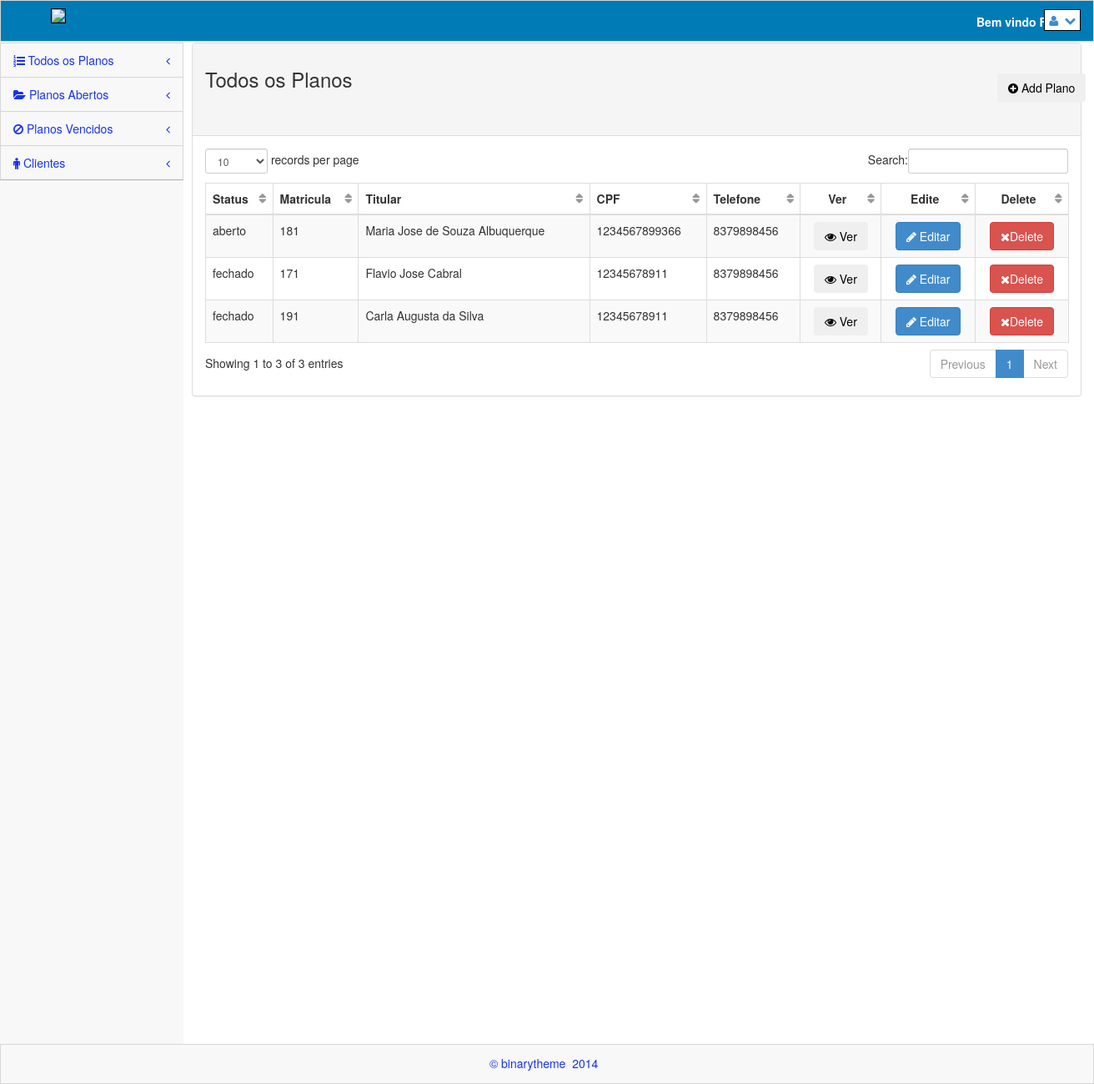
Before: /views/contratos.php (signed in) with the older database file.
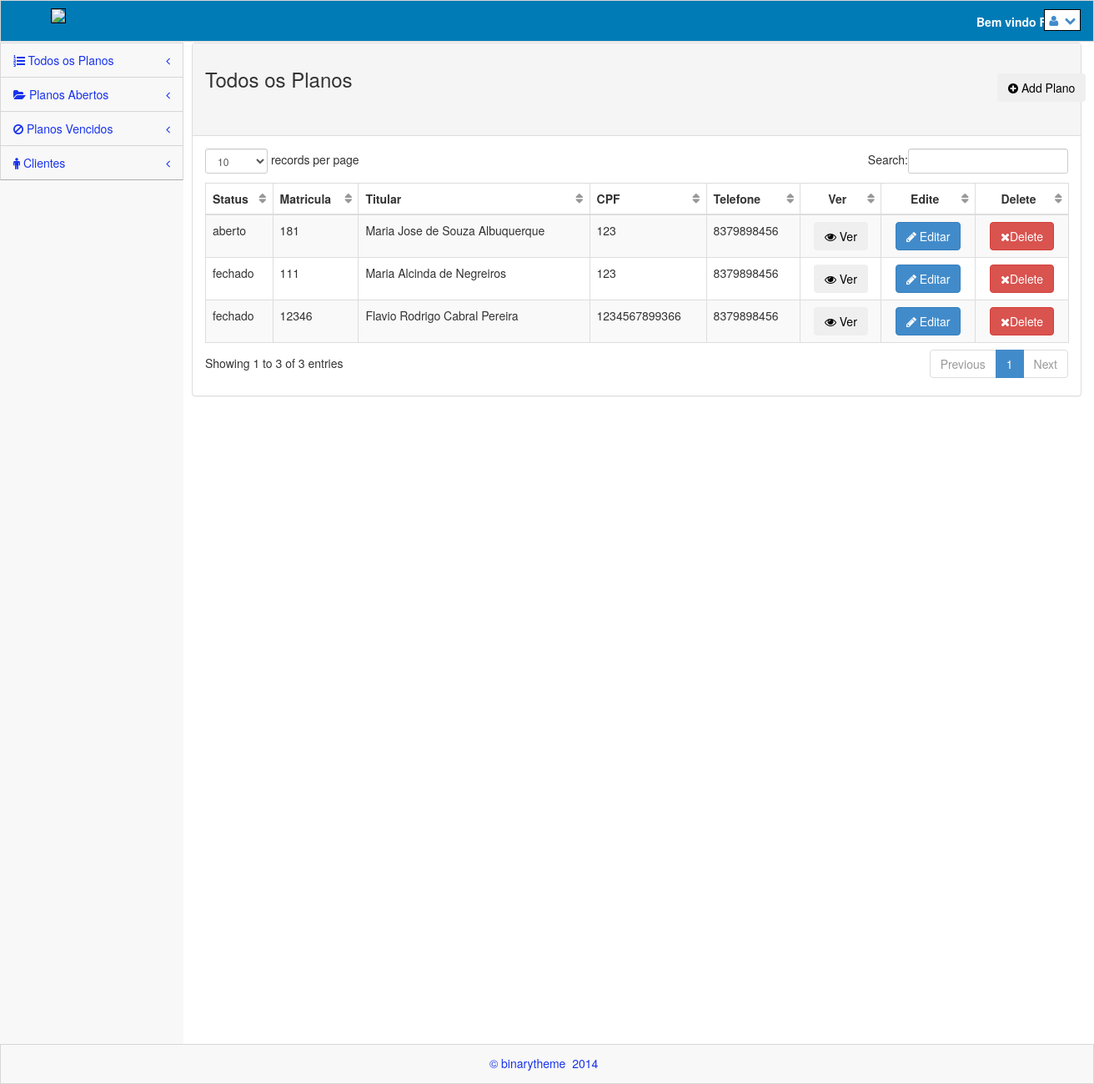
After: the same page with the newer database file.
### tables this page shows
CREATE TABLE `planos` (
  `id` int(11) NOT NULL,
  `matricula` varchar(50) NOT NULL,
  `dtabertura` date NOT NULL,
  `dtvencimento` date NOT NULL,
  `ntitular` varchar(200) NOT NULL,
  `sexo` varchar(20) NOT NULL,
  `dtnasc` date NOT NULL,
  `cpf` varchar(20) NOT NULL,
  `rg` varchar(20) NOT NULL,
  `org` varchar(10) NOT NULL,
  `profissao` varchar(30) NOT NULL,
  `mae` varchar(100) NOT NULL,
  `endereco` varchar(100) NOT NULL,
  `num` varchar(10) NOT NULL,
  `bairro` varchar(30) NOT NULL,
  `cidade` varchar(50) NOT NULL,
  `uf` varchar(5) NOT NULL,
  `cep` varchar(20) NOT NULL,
  `telefone` varchar(50) NOT NULL,
  `email` varchar(50) NOT NULL,
  `status` varchar(20) NOT NULL,
  `ndep1` varchar(200) NOT NULL,
  `data1` date DEFAULT NULL,
  `ndep2` varchar(200) NOT NULL,
  `data2` date NOT NULL,
  `ndep3` varchar(200) NOT NULL,
  `data3` date NOT NULL,
  `ndep4` varchar(200) NOT NULL,
  `data4` date NOT NULL,
  `ndep5` varchar(200) NOT NULL,
  `data5` date NOT NULL,
  `ndep6` varchar(200) NOT NULL,
  `data6` date NOT NULL,
  `ndep7` varchar(200) NOT NULL,
  `data7` date NOT NULL,
  `ndep8` varchar(200) NOT NULL,
  `data8` date NOT NULL,
  `ndep9` varchar(200) NOT NULL,
  `data9` date NOT NULL,
  `ndep10` varchar(200) NOT NULL,
  `data10` date NOT NULL
);

### model/Contrato.class.php (called while the page is built, shortened)
<?php
    require_once 'Conexao.class.php';
class Contrato{
    private $con;
    function __construct() {
        $conexao = new Conexao();
        $this->con = $conexao->getConexao();
    }
    function listaContratos(){
        $contratos = $this->con->query("SELECT * FROM planos");
        if ($contratos->rowCount() > 0) {
            return $contratos->fetchALL(PDO::FETCH_ASSOC);
        }
    }
}
?>

### model/Conexao.class.php (called while the page is built)
<?php
class Conexao {
    public static $instance;
    public static function getConexao() {
        if (!isset(self::$instance)) {
            self::$instance = new PDO('mysql:host=localhost;dbname=apcef', 'root', '');
        }
        return self::$instance;
}
}

### controller/Controller.class.php (called while the page is built, shortened)
<?php
class Controller {
    function listaContratos() {
        $chm = new Contrato();
        $lista = $chm->listaContratos();
        return $lista;
    }
}

### views/contratos.php (the view, shortened to what the changed rows need)
<?php
    include_once '../controller/Controller.class.php';
    include_once '../model/Contrato.class.php';
    $c = new Controller();
    $c->logouf();
    $lista = $c->listaContratos();
?>
<!DOCTYPE html>
 <html lang="pt-br">
<head>
    <link rel="stylesheet" href="../plugins/bootstrap/css/bootstrap.css" />
    <link rel="stylesheet" href="../css/main.css" />
    <link rel="stylesheet" href="../css/theme.css" />
    <link rel="stylesheet" href="../css/MoneAdmin.css" />
    <link rel="stylesheet" href="../plugins/Font-Awesome/css/font-awesome.css" />
    <link href="../plugins/dataTables/dataTables.bootstrap.css" rel="stylesheet" />
</head>
<body class="padTop53 " >
    <div id="wrap">
        <?php
            include 'menu.php';
        ?>
        <div id="content">
            <div class="inner">
             <div class="row">
                <div class="col-lg-12">
                    <div class="panel panel-default">
                        <div class="panel-body">
                            <div class="table-responsive">
                                <table class="table table-striped table-bordered table-hover" id="dataTables-example">
                                    <thead>
                                        <tr>
                                            <th>Status</th>
                                            <th>Matricula</th>
                                            <th>Titular</th>
                                            <th>CPF</th>
                                            <th>Telefone</th>
                                            <th style="text-align: center;">Ver</th>
                                            <th style="text-align: center;">Edite</th>
                                            <th style="text-align: center;">Delete</th>
                                        </tr>
                                    </thead>
                                    <tbody>
                                        <?php if ($lista): ?>
                                        <?php foreach ($lista as $contratos):  ?>
                                        <tr class="odd gradeX">
                                            <td class="center"><?php echo $contratos['status'] ?></td>
                                            <td class="center"><?php echo $contratos['matricula'] ?></td>
                                            <td class="center"><?php echo $contratos['ntitular'] ?></td>
                                            <td class="center"><?php echo $contratos['cpf'] ?></td>
                                            <td class="center"><?php echo $contratos['telefone'] ?></td>
                                            <td style="text-align: center;">
                                                <button class="btn" data-toggle="modal" data-target="#formModal"><i class="icon-eye-open"></i> Ver </button>
                                            </td>
                                            <td style="text-align: center;">
                                                <button class="btn btn-primary" onClick="javascript:window.location.href='editarcontrato.php?cod=<?php echo $contratos['matricula']; ?>'"><i class="icon-pencil icon-white"></i> Editar</button>
                                            </td>
                                            <td style="text-align: center;">
                                                <form>
                                                    <button onclick="return confirm('Tem certeza que deseja excluir este contrato?')" class="btn btn-danger" name="delete"><i class="icon-remove icon-white"></i>Delete</button>
                                                </form>
                                            </td>
                                        </tr>
                                    <?php endforeach; ?>
                                    <?php endif; ?>
                                    </tbody>
                                </table>
                            </div>
                        </div>
                    </div>
                </div>
            </div>
            </div>
        </div>
    </div>
</body>
</html>

Changed rows visible on the page:
removed planos: status "fechado", matricula "191", ntitular "Carla Augusta da Silva", cpf "12345678911", telefone "8379898456"
changed planos "aberto": cpf "1234567899366" → "123"
changed planos: matricula "171" → "111"; ntitular "Flavio Jose Cabral" → "Maria Alcinda de Negreiros"; cpf "12345678911" → "123"
added planos: status "fechado", matricula "12346", ntitular "Flavio Rodrigo Cabral Pereira", cpf "1234567899366", telefone "8379898456"
